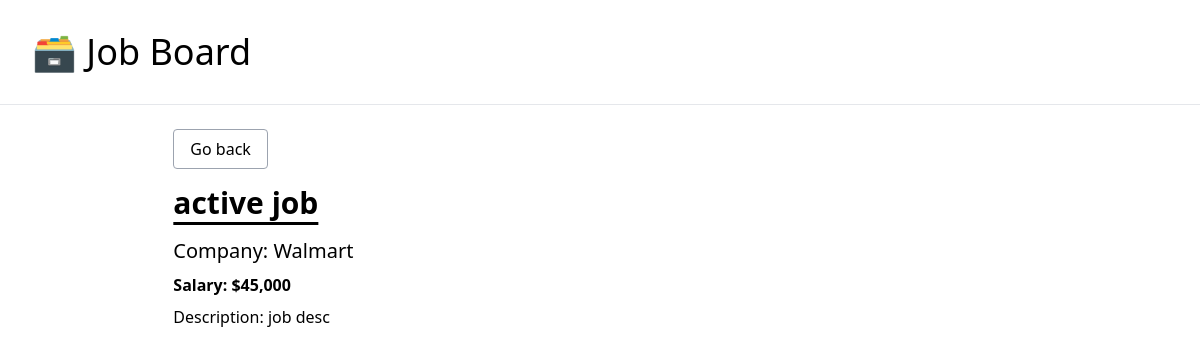
Page /job/4/ on the earlier database version.
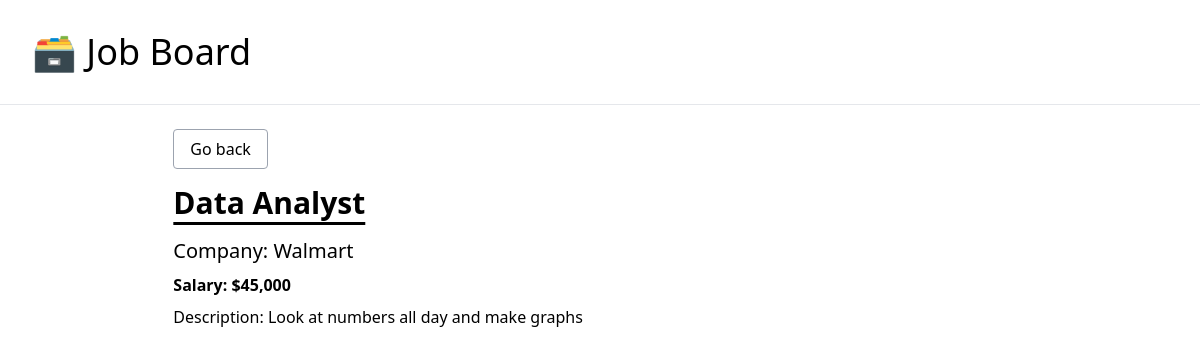
Same page on the later database version.
### job_board/models.py (models this page shows, shortened)
class JobPosting(models.Model):
	title = models.CharField(max_length=50)
	description = models.TextField()
	company = models.CharField(max_length=100)
	salary = models.IntegerField()
	is_active = models.BooleanField(default=False)

### job_board/views.py (the view)
# urls.py: path('job/<int:pk>/', job_detail, name='job-detail'),
def job_detail(request, pk):
	job_posting = get_object_or_404(JobPosting, pk=pk, is_active=True)
	context = {
		'posting': job_posting
	}
	return render(request, 'job_board/detail.html', context)

### job_board/templates/job_board/detail.html
{% extends 'job_board/_base.html' %}
{% load humanize %}
{% block content %}
<div class="w-10/12 mx-auto">
    <p class="pb-6"><a href="{% url 'home' %}" class="border border-gray-400 rounded px-4 py-2 hover:bg-gray-200">Go back</a></p>
    <h1 class="text-3xl font-semibold pb-4 underline underline-offset-8">{{posting.title}}</h1>
    <p class="pb-2 text-xl">Company: {{posting.company}}</p>
    <p class="pb-2 font-semibold">Salary: ${{posting.salary|intcomma}}</p>
    <p>Description: {{posting.description}}</p>
</div>
{% endblock content %}

### job_board/templates/job_board/_base.html (shortened to what this page needs)
<!DOCTYPE html>
<html lang="en">
<head>
    <script src="https://cdn.tailwindcss.com"></script>
</head>
<body>
    <div class="mb-8">
        <h1 class="text-4xl py-8 pl-8">
        <a href="{% url 'home' %}">
                🗃️ Job Board
            </a>
        </h1>
        <hr>
    </div>
    <div class="container mx-auto mb-8">
        {% block content%}
        {% endblock content %}
    </div>
</body>
</html>

Differences in the rows shown:
changed JobPosting "Walmart": title "active job" → "Data Analyst"; description "job desc" → "Look at numbers all day and make graphs"
